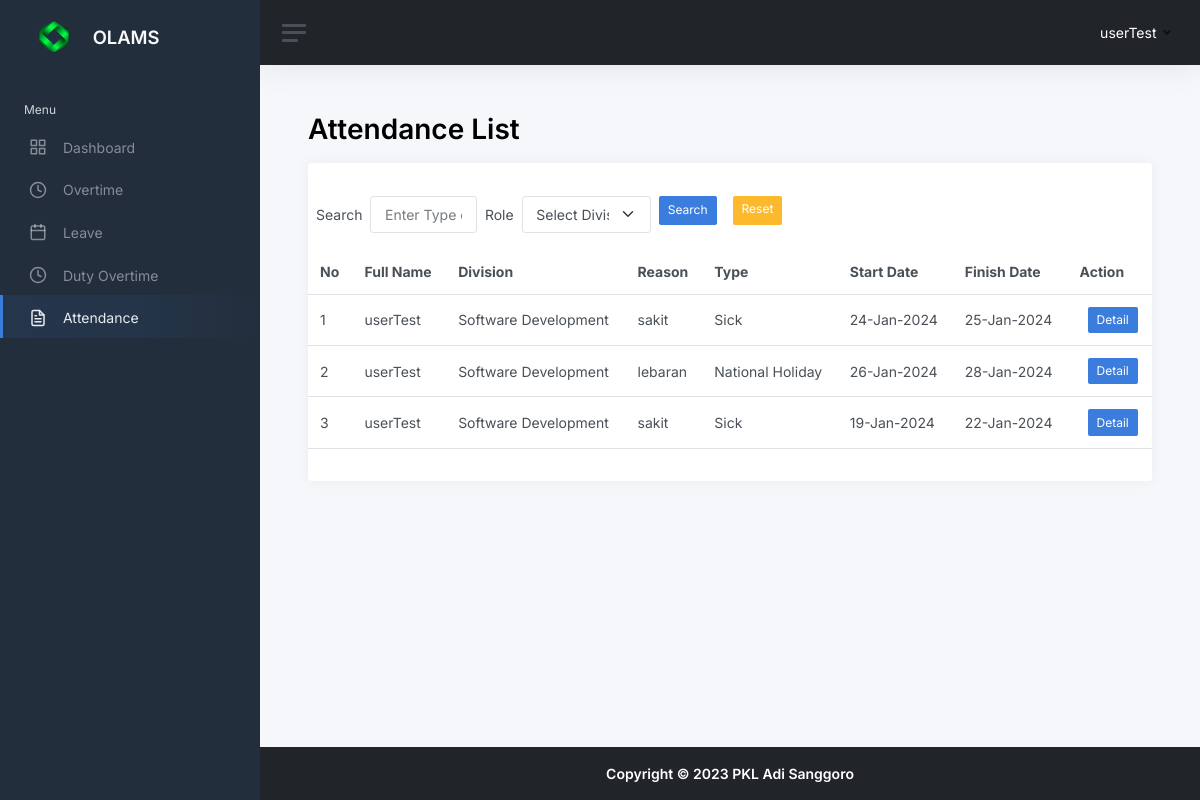
The app's page /attendancelist.php (signed in), older data.
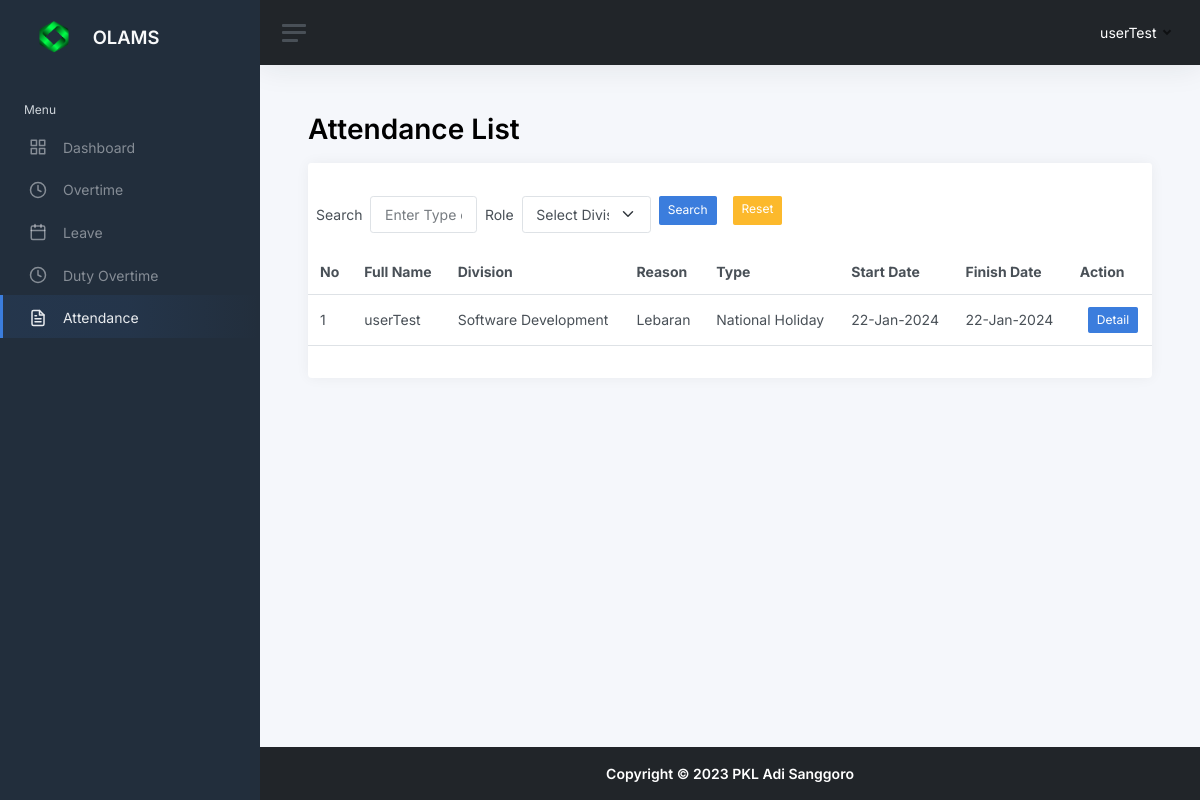
The same page, newer data.
### tables this page shows
CREATE TABLE `attendances` (
  `attendance_id` int(10) UNSIGNED NOT NULL,
  `user_id` tinyint(3) UNSIGNED NOT NULL,
  `division_id` tinyint(3) UNSIGNED NOT NULL,
  `reason` text NOT NULL,
  `type` enum('Sick','National Holiday') NOT NULL,
  `start_date` date DEFAULT NULL,
  `finish_date` date DEFAULT NULL,
  `created_at` timestamp NOT NULL DEFAULT current_timestamp(),
  `created_by` tinyint(3) UNSIGNED NOT NULL,
  `updated_at` timestamp NULL DEFAULT NULL ON UPDATE current_timestamp(),
  `updated_by` tinyint(3) UNSIGNED DEFAULT NULL
);

CREATE TABLE `users` (
  `user_id` tinyint(3) UNSIGNED NOT NULL,
  `role_id` tinyint(3) UNSIGNED NOT NULL,
  `name` varchar(64) NOT NULL,
  `username` varchar(32) NOT NULL,
  `password` varchar(254) NOT NULL,
  `email` varchar(64) NOT NULL,
  `created_by` tinyint(3) UNSIGNED NOT NULL,
  `created_at` timestamp NOT NULL DEFAULT current_timestamp(),
  `updated_by` tinyint(3) UNSIGNED DEFAULT NULL,
  `updated_at` timestamp NULL DEFAULT NULL ON UPDATE current_timestamp()
);

CREATE TABLE `m_divisions` (
  `division_id` tinyint(3) UNSIGNED NOT NULL,
  `division_name` varchar(64) NOT NULL,
  `created_at` timestamp NOT NULL DEFAULT current_timestamp(),
  `created_by` tinyint(3) UNSIGNED NOT NULL,
  `updated_at` timestamp NULL DEFAULT NULL ON UPDATE current_timestamp(),
  `updated_by` tinyint(3) UNSIGNED DEFAULT NULL
);

### include/conn.inc.php (called while the page is built, shortened)
<?php
function cleanValue($strhtml)
    {
        $strBersih = $strhtml;
        $strBersih = htmlspecialchars($strBersih);
        $strBersih = trim($strBersih);
        $strBersih = stripslashes($strBersih);
        $strBersih = strip_tags($strBersih);
        return $strBersih;
    }
?>

### attendancelist.php (the view, shortened to what this page needs)
<?php
include __DIR__ ."/include/conn.inc.php";
$user_id = $_SESSION["user_id"];
$limit = 20;
$halaman_aktif = isset($_GET['page']) ? $_GET['page'] : 1;
$offset = ($halaman_aktif - 1) * $limit;
$query = "SELECT
attendances.attendance_id,
attendances.reason,
attendances.type,
attendances.start_date,
attendances.finish_date,
m_divisions.division_name AS division_name,
users.name AS name
FROM attendances
LEFT JOIN users ON attendances.user_id = users.user_id
LEFT JOIN m_divisions ON attendances.division_id = m_divisions.division_id
";
$roleQuery = "SELECT m_roles.role_id FROM users
JOIN m_roles ON users.role_id = m_roles.role_id
WHERE users.user_id = ?";
$roleStatement = mysqli_prepare($conn, $roleQuery);
mysqli_stmt_bind_param($roleStatement, "i", $user_id);
mysqli_stmt_execute($roleStatement);
$roleData = mysqli_stmt_get_result($roleStatement);
$userRole = mysqli_fetch_row($roleData)[0];
if($userRole === 1){
  $query .= " WHERE attendances.user_id = $user_id";
}
$search = "";
$query .= " ORDER BY attendances.attendance_id DESC";
$query .= " LIMIT $limit OFFSET $offset ";
$data = mysqli_query($conn, $query);
$karyawanArray = mysqli_fetch_all($data, MYSQLI_ASSOC);
?>
<!DOCTYPE html>
<html lang="en">
<head>
    <?php include "head.inc.php"; ?>
</head>
<body>
    <div class="wrapper">
        <?php include "components/sidebar.inc.php"; ?>
        <div class="main">
            <?php include "components/navbar.inc.php"; ?>
            <main class="content">
                <div class="container-fluid p-0">
                    <h1 class="h1 mb-3 judul_halaman"><strong>Attendance List</strong></h1>
                    <div class="row">
                        <div class="col-12">
                            <div class="card">
                                <div class="card-header">
                                </div>
                                <div class="row">
                                    <div class="col-md-7">
                                        <div class="d-flex align-items-center">
                                            <form action="<?= cleanValue($_SERVER['PHP_SELF']); ?>" method="get" class="d-flex">
                                                <label for="inputSearch" class="m-2 mx-2">Search</label>
                                                <input type="text" name="search" id="inputSearch" placeholder="Enter Type or name" class="form-control form-control" value="<?= $search ?>">
                                                <label for="inputRole" class="m-2 mx-2">Role</label>
                                                <select name="filter_division" id="inputRole" class="form-select form-control">
                                                    <option value="">Select Division</option>
                                                </select>
                                                <button type="submit" class="btn btn-sm btn-primary mb-2 mx-2">Search</button>
                                                <a class="btn btn-sm btn-warning mb-2 mx-2" href="<?php echo cleanValue($_SERVER['PHP_SELF']); ?>">Reset</a>
                                            </form>
                                        </div>
                                    </div>
                                    <div class="col-md-5 text-end">
                                      </div>
                                </div>
                                <div class="table-responsive">
                                    <table class="table mb-0 mt-3">
                                        <thead>
                                            <tr>
                                                <th scope="col">No</th>
                                                <th scope="col">Full Name</th>
                                                <th scope="col">Division</th>
                                                <th scope="col">Reason</th>
                                                <th scope="col">Type</th>
                                                <th scope="col">Start Date</th>
                                                <th scope="col">Finish Date</th>
                                                <th scope="col">Action</th>
                                            </tr>
                                        </thead>
                                        <tbody>
                                            <?php if (count($karyawanArray) > 0) : ?>
                                                <?php foreach ($karyawanArray as $key => $value) : ?>
                                                    <tr>
                                                        <td><?= $key + 1 + $offset ?></td>
                                                        <td><?= $value['name'] ?></td>
                                                        <td><?= $value['division_name'] ?></td>
                                                        <td><?= $value['reason'] ?></td>
                                                        <td><?= $value['type'] ?></td>
                                                        <td><?= date('d-M-Y', strtotime($value['start_date'])) ?></td>
                                                        <td><?= date('d-M-Y', strtotime($value['finish_date'])) ?></td>
                                                        <td>
                                                        <?php if ($userRole === 3) :  ?>
                                                            <a href="attendance_update.php?id=<?= $value['attendance_id']; ?>" class="btn btn-warning btn-sm">Edit</a>
                                                            <a href="attendance_detail.php?id=<?= $value['attendance_id'] ?>" class="btn btn-primary btn-sm ms-2">Detail</a>
                                                            <a href="attendance_delete.php?id=<?= $value['attendance_id']; ?>" class="btn btn-danger btn-sm" onclick="return confirm('Are you sure?')">Delete</a>
                                                        <?php elseif ($userRole === 1) :  ?>
                                                            <a href="attendance_detail.php?id=<?= $value['attendance_id'] ?>" class="btn btn-primary btn-sm ms-2">Detail</a>
                                                        <?php elseif ($userRole === 2) : ?>
                                                            <a href="attendance_detail.php?id=<?= $value['attendance_id'] ?>" class="btn btn-primary btn-sm ms-2">Detail</a>
                                                        <?php elseif ($userRole === 4) : ?>
                                                            <a href="attendance_detail.php?id=<?= $value['attendance_id'] ?>" class="btn btn-primary btn-sm ms-2">Detail</a>
                                                        <?php endif; ?>
                                                        </td>
                                                    </tr>
                                                <?php endforeach; ?>
                                            <?php else : ?>
                                                <tr>
                                                    <td colspan="7" style="text-align: center;">No records found!!!</td>
                                                </tr>
                                            <?php endif; ?>
                                        </tbody>
                                    </table>
                                </div>
                                <div class="dataTables_paginate paging_simple_numbers ms-3 mt-3">
                                </div>
                            </div>
                        </div>
                    </div>
                </div>
            </main>
            <?php include "components/footer.inc.php"; ?>
        </div>
    </div>
</body>
</html>

### head.inc.php (shortened to what this page needs)
<link href="https://cdn.jsdelivr.net/npm/bootstrap@5.0.2/dist/css/bootstrap.min.css" rel="stylesheet">
<link href="styles/app.css" rel="stylesheet">
<link rel="stylesheet" href="styles/custom.css">
<link rel="stylesheet" href="https://cdn.datatables.net/1.13.7/css/jquery.dataTables.min.css">
<link rel="stylesheet" href="https://cdn.datatables.net/buttons/2.4.2/css/buttons.dataTables.min.css">

### components/sidebar.inc.php (shortened to what this page needs)
<nav id="sidebar" class="sidebar js-sidebar">
  <div class="sidebar-content js-simplebar">
    <a class="sidebar-brand" href="dashboard.php">
    <img src="images/photos/logo.png" class="avatar img-fluid rounded-5 me-1" alt="Charles Hall" style="width: 60px; height: 40px;"/>
      <span class="align-middle">OLAMS</span>
    </a>
    <ul class="sidebar-nav">
      <li class="sidebar-header">
        Menu
      </li>
      <li class="sidebar-item <?= (basename($_SERVER['PHP_SELF']) == 'dashboard.php') ? 'active' : ''; ?>">
        <a class="sidebar-link" href="dashboard.php">
          <i class="align-middle" data-feather="grid"></i> <span class="align-middle">Dashboard</span>
        </a>
      </li>
      <li class="sidebar-item  <?= (basename($_SERVER['PHP_SELF']) == 'overtimelist.php') ? 'active' : ''; ?>">
        <a class="sidebar-link" href="overtimelist.php">
          <i class="align-middle" data-feather="clock"></i> <span class="align-middle">Overtime</span>
        </a>
      </li>
      <li class="sidebar-item  <?= (basename($_SERVER['PHP_SELF']) == 'leavelist.php') ? 'active' : ''; ?>">
        <a class="sidebar-link" href="leavelist.php">
          <i class="align-middle" data-feather="calendar"></i> <span class="align-middle">Leave</span>
        </a>
      </li>
      <li class="sidebar-item  <?= (basename($_SERVER['PHP_SELF']) == 'duty_overtimelist.php') ? 'active' : ''; ?>">
        <a class="sidebar-link" href="duty_overtimelist.php">
          <i class="align-middle" data-feather="clock"></i> <span class="align-middle">Duty Overtime</span>
        </a>
      </li>
      <li class="sidebar-item  <?= (basename($_SERVER['PHP_SELF']) == 'attendancelist.php') ? 'active' : ''; ?>">
        <a class="sidebar-link" href="attendancelist.php">
          <i class="align-middle" data-feather="file-text"></i> <span class="align-middle">Attendance</span>
        </a>
      </li>
    </ul>
  </div>
</nav>

### components/navbar.inc.php (shortened to what this page needs)
<nav class="navbar navbar-expand navbar-light navbar-bg bg-dark">
  <a class="sidebar-toggle js-sidebar-toggle">
    <i class="hamburger align-self-center"></i>
  </a>
  <div class="navbar-collapse collapse">
    <ul class="navbar-nav navbar-align">
      <li class="nav-item dropdown bg-dark">
        <a class="nav-link dropdown-toggle d-none d-sm-inline-block" href="#" data-bs-toggle="dropdown">
          <span class="text-white"><?php echo $_SESSION['name'] ?></span>
        </a>
      </li>
    </ul>
  </div>
</nav>

### components/footer.inc.php
<footer class="footer bg-dark">
  <div class="container-fluid">
    <div class="row text-muted">
      <div class="col-12 text-center">
        <p class="mb-0">
          <a class="text-muted" target="_blank"><strong class="text-white">Copyright &copy; 2023 PKL Adi Sanggoro</strong></a>
        </p>
      </div>
    </div>
  </div>
</footer>

Row changes from the older to the newer data that the page shows:
removed attendances: offset "1", user.name "userTest", division.division_name "Software Development", reason "sakit", type "Sick", start_date "24-Jan-2024", finish_date "25-Jan-2024"
removed attendances: offset "2", user.name "userTest", division.division_name "Software Development", reason "lebaran", type "National Holiday", start_date "26-Jan-2024", finish_date "28-Jan-2024"
removed attendances: offset "3", user.name "userTest", division.division_name "Software Development", reason "sakit", type "Sick", start_date "19-Jan-2024", finish_date "22-Jan-2024"
added attendances: offset "1", user.name "userTest", division.division_name "Software Development", reason "Lebaran", type "National Holiday", start_date "22-Jan-2024", finish_date "22-Jan-2024"
